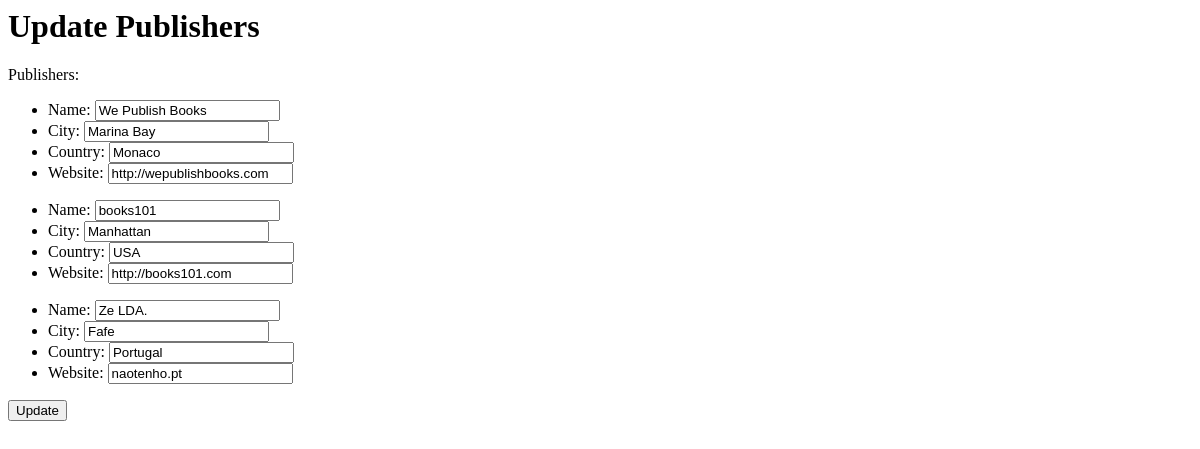
Page /updatePublisher/ on the earlier database version.
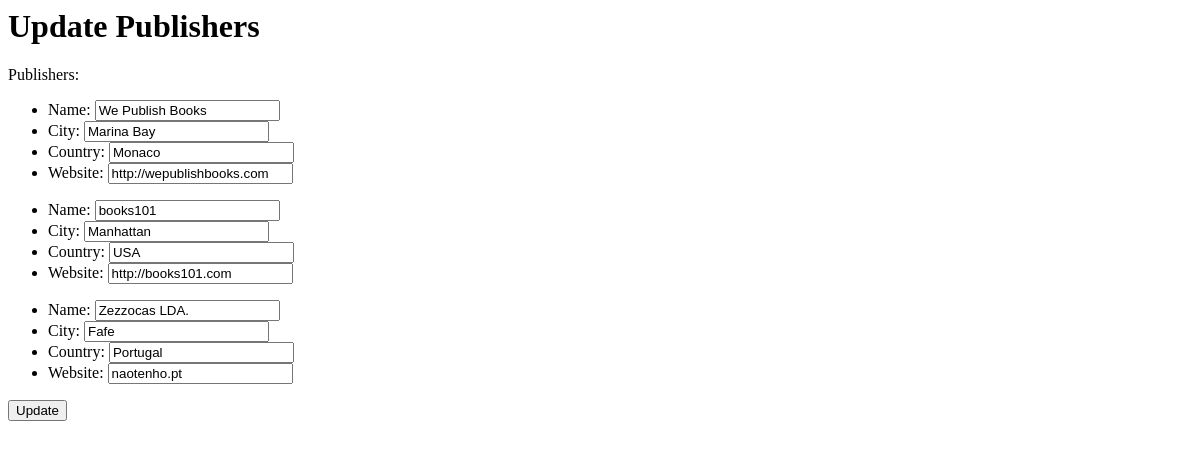
Same page on the later database version.
### app/models.py (models this page shows, shortened)
class Publisher(models.Model):
    name = models.CharField(max_length=70)
    city = models.CharField(max_length=50)
    country = models.CharField(max_length=50)
    website = models.URLField()

### app/views.py (the view, shortened to what this page needs)
# urls.py: path('updatePublisher/', views.updatePublisher, name='updatePublisher'),
def updatePublisher(request):
    if request.method == 'GET':
        return render(request, 'updatePublisher.html', {'publishers': Publisher.objects.all()})

### app/templates/updatePublisher.html (shortened to what this page needs)
{% block content %}
    <h1>Update Publishers</h1>
    <form action="." method="post">
        <p>Publishers: </p>
        {% for pub in publishers %}
            <ul>
                <li>Name: <input type="text" name="name___{{ pub.id }}" value="{{ pub.name }}"></li>
                <li>City: <input type="text" name="city___{{ pub.id }}" value="{{ pub.city }}"></li>
                <li>Country: <input type="text" name="country___{{ pub.id }}" value="{{ pub.country }}"></li>
                <li>Website: <input type="text" name="website___{{ pub.id }}" value="{{ pub.website }}"></li>
            </ul>
        {% endfor %}
        <input type="submit" value="Update">
    </form>
{% endblock %}

Differences in the rows shown:
changed Publisher "Fafe": name "Ze LDA." → "Zezzocas LDA."
